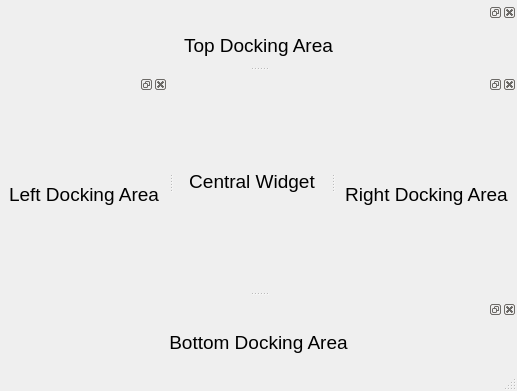
<!--
** example_02.ui
** 26/SEP/2007
** ETD-Software
**  - Daniel Martin Gomez <etd[-at-]nomejortu.com>
**
** Desc:
**   Qt interface file to show the behaviour of the dock widgets and the
** main window areas.
**
** Version:
**  v1.0 [26/September/2007]: first released
**
** License:
**   This program is free software: you can redistribute it and/or modify
** it under the terms of the GNU General Public License as published by
** the Free Software Foundation, either version 3 of the License, or
** (at your option) any later version.
**
** This program is distributed in the hope that it will be useful,
** but WITHOUT ANY WARRANTY; without even the implied warranty of
** MERCHANTABILITY or FITNESS FOR A PARTICULAR PURPOSE.  See the
** GNU General Public License for more details.
**
** You should have received a copy of the GNU General Public License
** along with this program.  If not, see <http://www.gnu.org/licenses/>.
**
-->
<ui version="4.0" >
 <class>MainWindow</class>
 <widget class="QMainWindow" name="MainWindow" >
  <property name="geometry" >
   <rect>
    <x>0</x>
    <y>0</y>
    <width>517</width>
    <height>391</height>
   </rect>
  </property>
  <property name="font" >
   <font>
    <pointsize>14</pointsize>
   </font>
  </property>
  <property name="windowTitle" >
   <string>Example 2</string>
  </property>
  <widget class="QWidget" name="centralwidget" >
   <layout class="QGridLayout" >
    <item row="0" column="0" >
     <widget class="QLabel" name="label" >
      <property name="text" >
       <string>Central Widget</string>
      </property>
      <property name="alignment" >
       <set>Qt::AlignCenter</set>
      </property>
     </widget>
    </item>
   </layout>
  </widget>
  <widget class="QMenuBar" name="menubar" >
   <property name="geometry" >
    <rect>
     <x>0</x>
     <y>0</y>
     <width>517</width>
     <height>35</height>
    </rect>
   </property>
  </widget>
  <widget class="QStatusBar" name="statusbar" />
  <widget class="QDockWidget" name="dockWidget" >
   <property name="autoFillBackground" >
    <bool>false</bool>
   </property>
   <property name="allowedAreas" >
    <set>Qt::TopDockWidgetArea</set>
   </property>
   <attribute name="dockWidgetArea" >
    <number>4</number>
   </attribute>
   <widget class="QWidget" name="dockWidgetContents" >
    <layout class="QGridLayout" >
     <item row="0" column="0" >
      <widget class="QLabel" name="label_2" >
       <property name="text" >
        <string>Top Docking Area</string>
       </property>
       <property name="alignment" >
        <set>Qt::AlignCenter</set>
       </property>
      </widget>
     </item>
    </layout>
   </widget>
  </widget>
  <widget class="QDockWidget" name="dockWidget_2" >
   <property name="allowedAreas" >
    <set>Qt::LeftDockWidgetArea</set>
   </property>
   <attribute name="dockWidgetArea" >
    <number>1</number>
   </attribute>
   <widget class="QWidget" name="dockWidgetContents_2" >
    <layout class="QGridLayout" >
     <item row="0" column="0" >
      <widget class="QLabel" name="label_3" >
       <property name="text" >
        <string>Left Docking Area</string>
       </property>
       <property name="alignment" >
        <set>Qt::AlignCenter</set>
       </property>
      </widget>
     </item>
    </layout>
   </widget>
  </widget>
  <widget class="QDockWidget" name="dockWidget_3" >
   <property name="allowedAreas" >
    <set>Qt::RightDockWidgetArea</set>
   </property>
   <attribute name="dockWidgetArea" >
    <number>2</number>
   </attribute>
   <widget class="QWidget" name="dockWidgetContents_3" >
    <layout class="QGridLayout" >
     <item row="0" column="0" >
      <widget class="QLabel" name="label_4" >
       <property name="text" >
        <string>Right Docking Area</string>
       </property>
       <property name="alignment" >
        <set>Qt::AlignCenter</set>
       </property>
      </widget>
     </item>
    </layout>
   </widget>
  </widget>
  <widget class="QDockWidget" name="dockWidget_4" >
   <property name="allowedAreas" >
    <set>Qt::BottomDockWidgetArea</set>
   </property>
   <attribute name="dockWidgetArea" >
    <number>8</number>
   </attribute>
   <widget class="QWidget" name="dockWidgetContents_4" >
    <layout class="QGridLayout" >
     <item row="0" column="0" >
      <widget class="QLabel" name="label_5" >
       <property name="text" >
        <string>Bottom Docking Area</string>
       </property>
       <property name="alignment" >
        <set>Qt::AlignCenter</set>
       </property>
      </widget>
     </item>
    </layout>
   </widget>
  </widget>
 </widget>
 <resources/>
 <connections/>
</ui>
